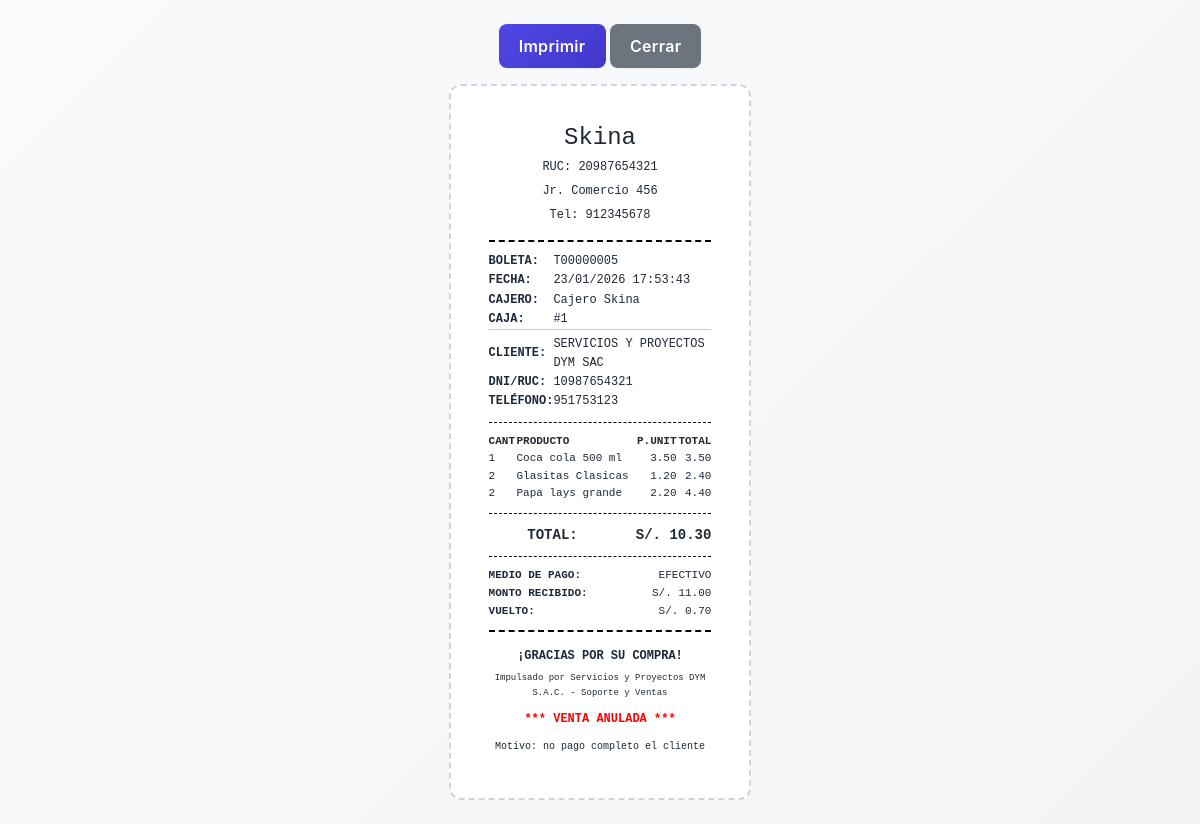
The page /views/pos/ticket.php?id=8 (signed in) on the database its author committed.
### tables this page shows
CREATE TABLE `tiendas` (
  `id` int(11) NOT NULL,
  `nombre_negocio` varchar(200) NOT NULL,
  `slug` varchar(100) NOT NULL,
  `ruc` varchar(11) NOT NULL,
  `direccion` varchar(255) NOT NULL,
  `telefono` varchar(20) DEFAULT NULL,
  `email` varchar(100) DEFAULT NULL,
  `logo` varchar(255) DEFAULT NULL,
  `igv` decimal(5,2) NOT NULL DEFAULT 18.00,
  `estado` enum('ACTIVA','SUSPENDIDA') NOT NULL DEFAULT 'ACTIVA',
  `fecha_activacion` date DEFAULT NULL,
  `plan` varchar(50) DEFAULT 'BASICO',
  `monto_mensual` decimal(10,2) DEFAULT 0.00,
  `fecha_ultimo_pago` date DEFAULT NULL,
  `fecha_proximo_pago` date DEFAULT NULL,
  `created_at` timestamp NOT NULL DEFAULT current_timestamp(),
  `updated_at` timestamp NOT NULL DEFAULT current_timestamp() ON UPDATE current_timestamp()
);

CREATE TABLE `ventas` (
  `id` int(11) NOT NULL,
  `tienda_id` int(11) NOT NULL,
  `nro_ticket` varchar(20) NOT NULL,
  `caja_id` int(11) NOT NULL,
  `usuario_id` int(11) NOT NULL,
  `cliente_id` int(11) NOT NULL,
  `fecha_hora` timestamp NOT NULL DEFAULT current_timestamp(),
  `subtotal` decimal(10,2) NOT NULL,
  `igv` decimal(10,2) NOT NULL DEFAULT 0.00,
  `total` decimal(10,2) NOT NULL,
  `aplica_igv` tinyint(1) NOT NULL DEFAULT 1,
  `estado` enum('PENDIENTE','PAGADA','ANULADA') NOT NULL DEFAULT 'PENDIENTE',
  `motivo_anulacion` text DEFAULT NULL,
  `anulado_por` int(11) DEFAULT NULL,
  `fecha_anulacion` timestamp NULL DEFAULT NULL
);

CREATE TABLE `usuarios` (
  `id` int(11) NOT NULL,
  `tienda_id` int(11) DEFAULT NULL,
  `nombre` varchar(100) NOT NULL,
  `usuario` varchar(50) NOT NULL,
  `password` varchar(255) NOT NULL,
  `rol` enum('SUPER_ADMINISTRADOR','ADMINISTRADOR','CAJERO') NOT NULL DEFAULT 'CAJERO',
  `activo` tinyint(1) NOT NULL DEFAULT 1,
  `created_at` timestamp NOT NULL DEFAULT current_timestamp(),
  `updated_at` timestamp NOT NULL DEFAULT current_timestamp() ON UPDATE current_timestamp()
);

CREATE TABLE `clientes` (
  `id` int(11) NOT NULL,
  `tienda_id` int(11) NOT NULL,
  `nombre` varchar(100) NOT NULL,
  `dni_ruc` varchar(11) NOT NULL,
  `telefono` varchar(20) DEFAULT NULL,
  `direccion` varchar(255) DEFAULT NULL,
  `activo` tinyint(1) NOT NULL DEFAULT 1,
  `created_at` timestamp NOT NULL DEFAULT current_timestamp(),
  `updated_at` timestamp NOT NULL DEFAULT current_timestamp() ON UPDATE current_timestamp()
);

CREATE TABLE `detalle_venta` (
  `id` int(11) NOT NULL,
  `tienda_id` int(11) NOT NULL,
  `venta_id` int(11) NOT NULL,
  `producto_id` int(11) NOT NULL,
  `cantidad` int(11) NOT NULL,
  `precio_unit` decimal(10,2) NOT NULL,
  `subtotal` decimal(10,2) NOT NULL
);

CREATE TABLE `productos` (
  `id` int(11) NOT NULL,
  `tienda_id` int(11) NOT NULL,
  `categoria_id` int(11) DEFAULT NULL,
  `unidad_medida_id` int(11) DEFAULT NULL,
  `nombre` varchar(100) NOT NULL,
  `descripcion` text DEFAULT NULL,
  `codigo_barra` varchar(50) DEFAULT NULL,
  `precio_compra` decimal(10,2) NOT NULL DEFAULT 0.00,
  `precio_venta` decimal(10,2) NOT NULL,
  `stock_minimo` int(11) NOT NULL DEFAULT 0,
  `stock_actual` int(11) NOT NULL DEFAULT 0,
  `activo` tinyint(1) NOT NULL DEFAULT 1,
  `aplica_igv` tinyint(1) NOT NULL DEFAULT 1,
  `created_at` timestamp NOT NULL DEFAULT current_timestamp(),
  `updated_at` timestamp NOT NULL DEFAULT current_timestamp() ON UPDATE current_timestamp()
);

CREATE TABLE `pagos` (
  `id` int(11) NOT NULL,
  `tienda_id` int(11) NOT NULL,
  `venta_id` int(11) NOT NULL,
  `medio` enum('EFECTIVO','YAPE','PLIN','TARJETA','TRANSFERENCIA') NOT NULL DEFAULT 'EFECTIVO',
  `monto` decimal(10,2) NOT NULL,
  `monto_recibido` decimal(10,2) DEFAULT NULL,
  `vuelto` decimal(10,2) DEFAULT NULL,
  `ref_operacion` varchar(100) DEFAULT NULL,
  `created_at` timestamp NOT NULL DEFAULT current_timestamp()
);

### config/config.php (called while the page is built, shortened)
<?php
function e($value) {
    return htmlspecialchars((string)$value, ENT_QUOTES, 'UTF-8');
}

### views/pos/ticket.php (the view, shortened to what this page needs)
<?php
require_once '../../config/config.php';
$venta_id = $_GET['id'];
$db = Database::getInstance()->getConnection();
$stmt = $db->prepare("
    SELECT v.*, u.nombre as cajero, c.fecha_apertura, cl.nombre as cliente_nombre, cl.dni_ruc as cliente_dni, cl.telefono as cliente_telefono
    FROM ventas v
    INNER JOIN usuarios u ON v.usuario_id = u.id
    INNER JOIN cajas c ON v.caja_id = c.id
    INNER JOIN clientes cl ON v.cliente_id = cl.id
    WHERE v.id = :id
");
$stmt->execute(['id' => $venta_id]);
$venta = $stmt->fetch();
$stmt = $db->prepare("
    SELECT dv.*, p.nombre as producto
    FROM detalle_venta dv
    INNER JOIN productos p ON dv.producto_id = p.id
    WHERE dv.venta_id = :venta_id
");
$stmt->execute(['venta_id' => $venta_id]);
$detalles = $stmt->fetchAll();
$stmt = $db->prepare("SELECT * FROM pagos WHERE venta_id = :venta_id");
$stmt->execute(['venta_id' => $venta_id]);
$pago = $stmt->fetch();
$stmt = $db->prepare("SELECT * FROM tiendas WHERE id = :tienda_id");
$stmt->execute(['tienda_id' => $venta['tienda_id']]);
$tienda = $stmt->fetch();
?>
<!DOCTYPE html>
<html lang="es">
<head>
    <link href="https://cdn.jsdelivr.net/npm/bootstrap@5.3.0/dist/css/bootstrap.min.css" rel="stylesheet">
    <link rel="stylesheet" href="<?php echo e(BASE_URL); ?>/assets/css/style.css">
</head>
<body>
    <div class="container mt-4">
        <div class="row">
            <div class="col-12 text-center mb-3 no-print">
                <button onclick="window.print()" class="btn btn-primary">
                    <i class="bi bi-printer"></i> Imprimir
                </button>
                <button onclick="window.close()" class="btn btn-secondary">
                    <i class="bi bi-x-circle"></i> Cerrar
                </button>
            </div>
        </div>
        <div class="ticket">
            <div class="ticket-header">
                <h4 style="margin: 0;"><?php echo e($tienda['nombre_negocio']); ?></h4>
                <p style="margin: 5px 0;">RUC: <?php echo e($tienda['ruc']); ?></p>
                <p style="margin: 5px 0;"><?php echo e($tienda['direccion']); ?></p>
                <?php if ($tienda['telefono']): ?>
                <p style="margin: 5px 0;">Tel: <?php echo e($tienda['telefono']); ?></p>
                <?php endif; ?>
            </div>
            <div class="ticket-body">
                <table style="width: 100%; font-size: 12px; margin: 10px 0;">
                    <tr>
                                <td><strong>BOLETA:</strong></td>
                                <td><?php echo e($venta['nro_ticket']); ?></td>
                    </tr>
                    <tr>
                        <td><strong>FECHA:</strong></td>
                        <td><?php echo e(date('d/m/Y H:i:s', strtotime($venta['fecha_hora']))); ?></td>
                    </tr>
                    <tr>
                        <td><strong>CAJERO:</strong></td>
                        <td><?php echo e($venta['cajero']); ?></td>
                    </tr>
                    <tr>
                        <td><strong>CAJA:</strong></td>
                        <td>#<?php echo e($venta['caja_id']); ?></td>
                    </tr>
                    <tr>
                        <td colspan="2" style="padding-top: 5px; border-top: 1px solid #ccc;"></td>
                    </tr>
                    <tr>
                        <td><strong>CLIENTE:</strong></td>
                        <td><?php echo e($venta['cliente_nombre']); ?></td>
                    </tr>
                    <tr>
                        <td><strong>DNI/RUC:</strong></td>
                        <td><?php echo e($venta['cliente_dni']); ?></td>
                    </tr>
                    <?php if ($venta['cliente_nombre'] !== 'ANÓNIMO' && $venta['cliente_telefono'] && $venta['cliente_telefono'] !== '-'): ?>
                    <tr>
                        <td><strong>TELÉFONO:</strong></td>
                        <td><?php echo e($venta['cliente_telefono']); ?></td>
                    </tr>
                    <?php endif; ?>
                </table>
                <div style="border-top: 1px dashed #000; border-bottom: 1px dashed #000; padding: 10px 0; margin: 10px 0;">
                    <table style="width: 100%; font-size: 11px;">
                        <thead>
                            <tr>
                                <th style="text-align: left;">CANT</th>
                                <th style="text-align: left;">PRODUCTO</th>
                                <th style="text-align: right;">P.UNIT</th>
                                <th style="text-align: right;">TOTAL</th>
                            </tr>
                        </thead>
                        <tbody>
                            <?php foreach ($detalles as $detalle): ?>
                            <tr>
                                <td><?php echo e($detalle['cantidad']); ?></td>
                                <td><?php echo e($detalle['producto']); ?></td>
                                <td style="text-align: right;"><?php echo e(number_format($detalle['precio_unit'], 2)); ?></td>
                                <td style="text-align: right;"><?php echo e(number_format($detalle['subtotal'], 2)); ?></td>
                            </tr>
                            <?php endforeach; ?>
                        </tbody>
                    </table>
                </div>
                <table style="width: 100%; font-size: 12px; margin: 10px 0;">
                    <tr style="font-size: 14px;">
                        <td style="text-align: right;"><strong>TOTAL:</strong></td>
                        <td style="text-align: right;"><strong>S/. <?php echo e(number_format($venta['total'], 2)); ?></strong></td>
                    </tr>
                </table>
                <div style="border-top: 1px dashed #000; padding-top: 10px; margin-top: 10px;">
                    <table style="width: 100%; font-size: 11px;">
                        <tr>
                            <td><strong>MEDIO DE PAGO:</strong></td>
                            <td style="text-align: right;">
                                <?php if ($pago['medio'] === 'EFECTIVO'): ?>
                                    EFECTIVO
                                <?php else: ?>
                                    YAPE
                                <?php endif; ?>
                            </td>
                        </tr>
                        <?php if ($pago['medio'] === 'EFECTIVO'): ?>
                        <tr>
                            <td><strong>MONTO RECIBIDO:</strong></td>
                            <td style="text-align: right;">S/. <?php echo e(number_format($pago['monto_recibido'], 2)); ?></td>
                        </tr>
                        <tr>
                            <td><strong>VUELTO:</strong></td>
                            <td style="text-align: right;">S/. <?php echo e(number_format($pago['vuelto'], 2)); ?></td>
                        </tr>
                        <?php endif; ?>
                    </table>
                </div>
            </div>
            <div class="ticket-footer">
                <p style="margin: 5px 0;"><strong>¡GRACIAS POR SU COMPRA!</strong></p>
                <p style="margin: 3px 0; font-size: 9px;">Impulsado por Servicios y Proyectos DYM S.A.C. - Soporte y Ventas</p>
                <?php if ($venta['estado'] === 'ANULADA'): ?>
                <p style="margin: 10px 0; color: red; font-weight: bold;">*** VENTA ANULADA ***</p>
                <p style="margin: 5px 0; font-size: 10px;">Motivo: <?php echo e($venta['motivo_anulacion']); ?></p>
                <?php endif; ?>
            </div>
        </div>
    </div>
</body>
</html>

### assets/css/style.css (style rules this page uses)
:root { --primary-color: #4F46E5; --primary-dark: #4338CA; --primary-light: #818CF8; --secondary-color: #64748B; --success-color: #10B981; --danger-color: #EF4444; --warning-color: #F59E0B; --info-color: #3B82F6; --gray-50: #F9FAFB; --gray-100: #F3F4F6; --gray-200: #E5E7EB; --gray-300: #D1D5DB; --gray-600: #4B5563; --gray-700: #374151; --gray-800: #1F2937; --gray-900: #111827; --font-primary: 'Inter', -apple-system, BlinkMacSystemFont, 'Segoe UI', sans-serif; --font-mono: 'JetBrains Mono', 'Courier New', monospace; --spacing-xs: 0.25rem; --spacing-sm: 0.5rem; --spacing-md: 1rem; --spacing-lg: 1.5rem; --spacing-xl: 2rem; --radius-sm: 0.375rem; --radius-md: 0.5rem; --radius-lg: 0.75rem; --radius-xl: 1rem; --shadow-sm: 0 1px 2px 0 rgba(0, 0, 0, 0.05); --shadow-md: 0 4px 6px -1px rgba(0, 0, 0, 0.1), 0 2px 4px -1px rgba(0, 0, 0, 0.06); --shadow-lg: 0 10px 15px -3px rgba(0, 0, 0, 0.1), 0 4px 6px -2px rgba(0, 0, 0, 0.05); --shadow-xl: 0 20px 25px -5px rgba(0, 0, 0, 0.1), 0 10px 10px -5px rgba(0, 0, 0, 0.04); }
* { margin: 0; padding: 0; box-sizing: border-box; }
body { font-family: var(--font-primary); background: linear-gradient(135deg, var(--gray-50) 0%, var(--gray-100) 100%); background-attachment: fixed; color: var(--gray-800); line-height: 1.6; min-height: 100vh; overflow-x: hidden; -webkit-font-smoothing: antialiased; -moz-osx-font-smoothing: grayscale; }
.btn { border-radius: var(--radius-md); font-weight: 600; padding: 0.625rem 1.25rem; transition: all 0.3s ease; border: none; box-shadow: var(--shadow-sm); letter-spacing: 0.3px; }
.btn-primary { background: linear-gradient(135deg, var(--primary-color) 0%, var(--primary-dark) 100%); }
.ticket { width: 80mm; max-width: 100%; margin: 0 auto; background: white; padding: 10mm; font-family: var(--font-mono); font-size: 12px; border: 2px dashed var(--gray-300); border-radius: var(--radius-lg); }
.ticket-header { text-align: center; border-bottom: 2px dashed #000; padding-bottom: 10px; margin-bottom: 10px; }
.ticket-body { margin: 10px 0; }
.ticket-footer { text-align: center; border-top: 2px dashed #000; padding-top: 10px; margin-top: 10px; }

### rows shown on the page
tiendas: nombre_negocio "Skina", ruc "20987654321", direccion "Jr. Comercio 456", telefono "912345678"
ventas: nro_ticket "T00000005", fecha_hora "23/01/2026 17:53:43", usuario.nombre "Cajero Skina", caja "1", cliente.nombre "SERVICIOS Y PROYECTOS DYM SAC", cliente.dni_ruc "10987654321", cliente.telefono "951753123", total "10.30", motivo_anulacion "no pago completo el cliente"
detalle_venta: cantidad "1", producto.nombre "Coca cola 500 ml", precio_unit "3.50", subtotal "3.50"
detalle_venta: cantidad "2", producto.nombre "Glasitas Clasicas", precio_unit "1.20", subtotal "2.40"
detalle_venta: cantidad "2", producto.nombre "Papa lays grande", precio_unit "2.20", subtotal "4.40"
pagos: monto_recibido "11.00", vuelto "0.70"
